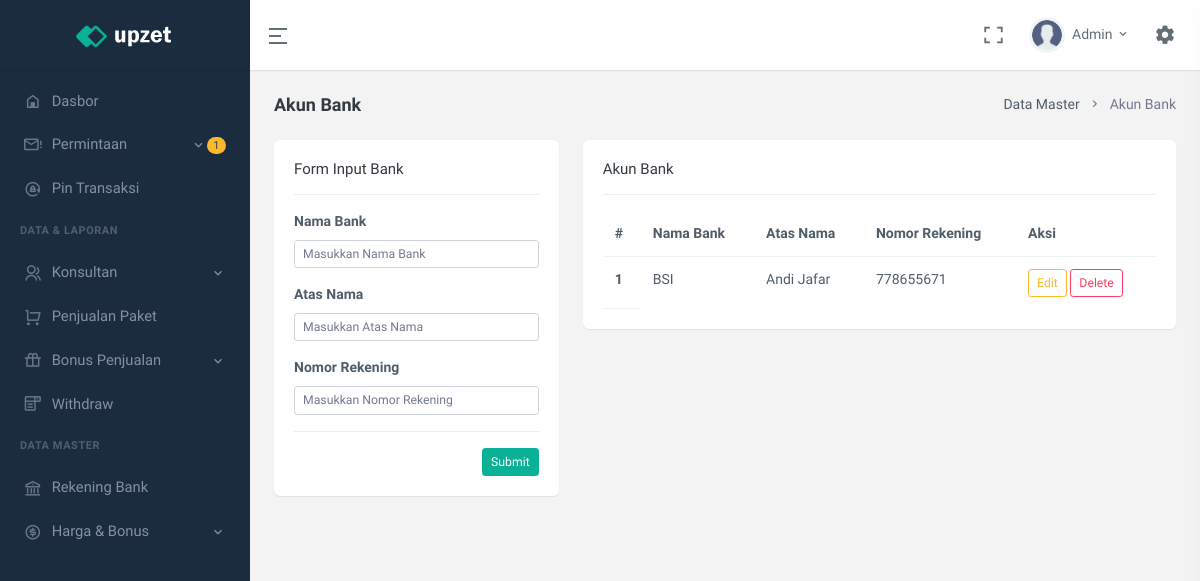
/akun-bank-admin.php (signed in), run on an earlier commit of the app's database.
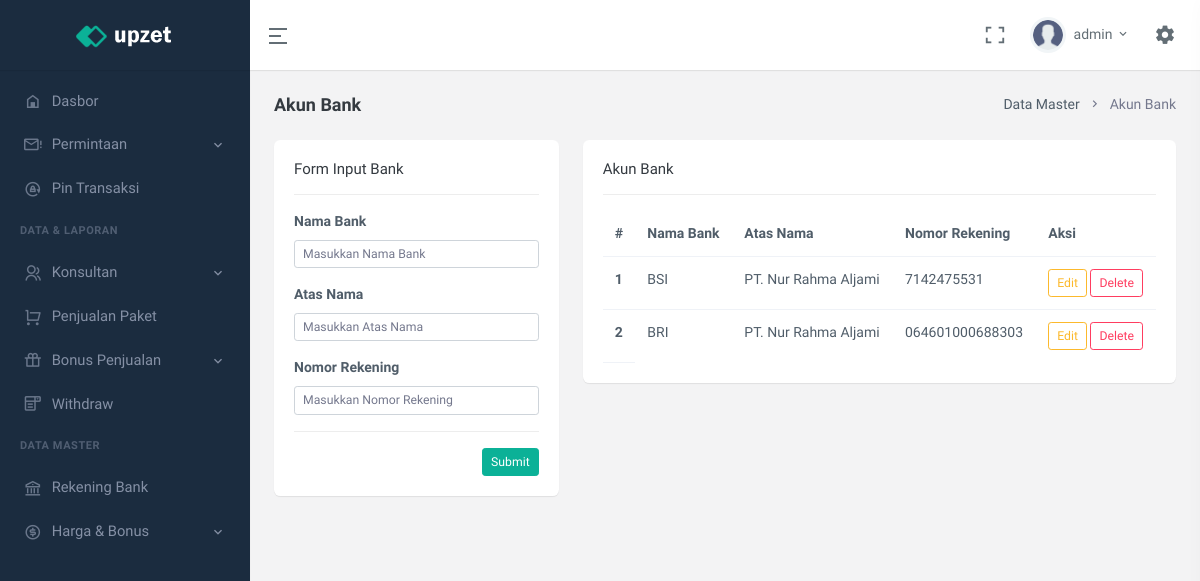
And on a later commit of the database.
### tables this page shows
CREATE TABLE `user` (
  `id` int(11) UNSIGNED NOT NULL,
  `code_referral` varchar(7) NOT NULL,
  `email` varchar(250) NOT NULL,
  `name` varchar(25) NOT NULL,
  `no_telpn` varchar(25) NOT NULL,
  `password` text NOT NULL,
  `role_user` enum('ADMIN','OWNER','KONSULTAN') NOT NULL DEFAULT 'KONSULTAN',
  `upline` varchar(7) NOT NULL DEFAULT 'ADMIN',
  `status` enum('AKTIF','TIDAK AKTIF') NOT NULL DEFAULT 'TIDAK AKTIF',
  `join_date` datetime NOT NULL
);

CREATE TABLE `data_bank_admin` (
  `id` int(11) UNSIGNED NOT NULL,
  `nama_bank` varchar(150) NOT NULL,
  `atas_nama` varchar(250) NOT NULL,
  `no_rek` text NOT NULL
);

### modal/ConnectionsClass.php (called while the page is built, shortened)
<?php
class ConnectionsClass{
    private $servername = "localhost";
    private $username = "root";
    private $password = "";
    private $dbname = "nrj_tour";
    protected function dbConn(){
        $connect = new mysqli($this->servername, $this->username, $this->password, $this->dbname);
        if($connect){
            return $connect;
        }
    }
    protected function dbCheck(?string $tableName = null){
        $sql = "SHOW TABLES LIKE '" . $tableName . "'";
        $exe = $this->dbConn()->query($sql);
        $result = $exe->num_rows;
        return $result;
    }
}
?>

### modal/userClass.php (called while the page is built, shortened)
<?php
class userClass extends ConnectionsClass{
    private $table_name = "user";
    public function __construct(){
        if($this->dbCheck($this->table_name) == 0){
            $sql = "CREATE TABLE " . $this->table_name . " (
                id INT(11) UNSIGNED AUTO_INCREMENT PRIMARY KEY,
                code_referral VARCHAR(7) NOT NULL UNIQUE,
                email VARCHAR(250) NOT NULL UNIQUE,
                name VARCHAR(25) NOT NULL,
                no_telpn VARCHAR(25) NOT NULL UNIQUE,
                password TEXT NOT NULL,
                role_user ENUM('ADMIN','OWNER','KONSULTAN') NOT NULL DEFAULT 'KONSULTAN',
                upline VARCHAR(7) NOT NULL DEFAULT 'ADMIN',
                status ENUM('AKTIF','TIDAK AKTIF') NOT NULL DEFAULT 'TIDAK AKTIF',
                join_date DATETIME NOT NULL
            )";
            $this->dbConn()->query($sql);
            $this->dbConn()->close();
        }
    }
    public function selectUser(?string $param = null, ?string $key1 = null, ?string $key2 = null, ?string $key3 = null, ?string $key4 = null){
        if($param == "oneCondition"){
            $sql = "SELECT * FROM " . $this->table_name . " WHERE " . $key1 . " = '" . $key2 . "' ORDER BY join_date DESC";
        }elseif($param == "checkForUpdate"){
            $sql = "SELECT * FROM " . $this->table_name . " WHERE " . $key1 . " = '" . $key2 . "' AND code_referral <> '" . $key3 . "'";
        }
        $exe = $this->dbConn()->query($sql);
        while($rows = $exe->fetch_assoc()){
            $data[] = $rows;
        }
        $result["data"] = $data;
        $result["nums"] = $exe->num_rows;
        return $result;
    }
}
?>

### config/userLogin.php (called while the page is built, shortened)
<?php
require_once "modal/ConnectionsClass.php";
require_once "modal/dataBankClass.php";
require_once "modal/dataPenjualanClass.php";
require_once "modal/withdrawClass.php";
require_once "modal/userClass.php";
$userClass = new userClass();
$dataLogin = $userClass->selectUser("oneCondition","code_referral",$_SESSION['id_nrjtour']);
foreach($dataLogin['data'] as $row){
    $name = $row['name'];
    $role_user = $row['role_user'];
}
?>

### modal/withdrawClass.php (called while the page is built, shortened)
<?php
class withdrawClass extends ConnectionsClass{
    private $table_name = "withdraw";
    public function __construct(){
        if($this->dbCheck($this->table_name) == 0){
            $sql = "CREATE TABLE " . $this->table_name . " (
                id INT(11) UNSIGNED AUTO_INCREMENT PRIMARY KEY,
                code_referral VARCHAR(7) NOT NULL,
                nominal DOUBLE NOT NULL,
                status ENUM('PENDING','DITOLAK','SUCCESS') NOT NULL DEFAULT 'PENDING',
                date DATETIME NOT NULL
            )";
            $this->dbConn()->query($sql);
            $this->dbConn()->close();
        }
    }
    public function selectWithdraw(?string $param = null, ?string $key1 = null, ?string $key2 = null){
        if($param == "oneCondition"){
            $sql = "SELECT * FROM " . $this->table_name . " WHERE " . $key1 . " = '" . $key2 . "' ORDER BY date DESC";
        }else{
            $sql = "SELECT * FROM " . $this->table_name . " ORDER BY date DESC";
        }
        $exe = $this->dbConn()->query($sql);
        $result["data"] = $data;
        $result["nums"] = $exe->num_rows;
        return $result;
    }
}
?>

### modal/dataPenjualanClass.php (called while the page is built, shortened)
<?php
class dataPenjualanClass extends ConnectionsClass{
    private $table_name = "data_penjualan";
    public function selectDataPenjualan(?string $param = null, ?string $key1 = null, ?string $key2 = null, ?string $key3 = null, ?string $key4 = null){
        if($param == "oneCondition"){
            $sql = "SELECT * FROM " . $this->table_name . " WHERE " . $key1 . " = '" . $key2 . "' ORDER BY date DESC";
        }elseif($param == "dateUser"){
            $sql = "SELECT * FROM " . $this->table_name . " WHERE perekrut = '" . $key1 . "' AND (date >= '" . $key2 . " 00:00:00' AND date <= '" . $key3 . " 23:59:59') ORDER BY date DESC LIMIT 1";
        }elseif($param == "dateKonsultan"){
            $sql = "SELECT * FROM " . $this->table_name . " WHERE perekrut = '" . $key1 . "' AND (date >= '" . $key2 . " 00:00:00' AND date <= '" . $key3 . " 23:59:59') ORDER BY date DESC";
        }elseif($param == "date"){
            $sql = "SELECT * FROM " . $this->table_name . " WHERE date >= '" . $key1 . " 00:00:00' AND date <= '" . $key2 . " 23:59:59' ORDER BY date DESC";
        }else{
            $sql = "SELECT * FROM " . $this->table_name . " ORDER BY date DESC";
        }
        $exe = $this->dbConn()->query($sql);
        while($rows = $exe->fetch_assoc()){
            $data[] = $rows;
        }
        $result["data"] = $data;
        $result["nums"] = $exe->num_rows;
        return $result;
    }
}
?>

### modal/dataBankClass.php (called while the page is built, shortened)
<?php
class dataBankClass extends ConnectionsClass{
    private $table_name = "data_bank_admin";
    public function selectDataBank(?string $param = null, ?string $key1 = null, ?string $key2 = null, ?string $key3 = null, ?string $key4 = null){
        if($param == "allData"){
            $sql = "SELECT * FROM " . $this->table_name;
        }elseif($param == "idData"){
            $sql = "SELECT * FROM " . $this->table_name . " WHERE id = '" . $key1 . "' ORDER BY id DESC";
        }elseif($param == "checkUpdate"){
            $sql = "SELECT id FROM " . $this->table_name . " WHERE nama_bank = '" . $key1 . "' AND atas_nama = '" . $key2 . "' AND no_rek = '" . $key3 . "' AND id <> '" . $key4 . "'";
        }elseif($param == "checkInsert"){
            $sql = "SELECT id FROM " . $this->table_name . " WHERE nama_bank = '" . $key1 . "' AND atas_nama = '" . $key2 . "' AND no_rek = '" . $key3 . "'";
        }
        $exe = $this->dbConn()->query($sql);
        while($rows = $exe->fetch_assoc()){
            $data[] = $rows;
        }
        $result["data"] = $data;
        $result["nums"] = $exe->num_rows;
        return $result;
    }
}
?>

### config/akunBankAdminConfig.php (the view, shortened to what the changed rows need)
<?php
$dataBankClass = new dataBankClass();
function dataTable(){
    global $dataBankClass;
    $num = 1;
    $dataTable = $dataBankClass->selectDataBank("allData");
    foreach($dataTable['data'] as $row){
        echo '<tr>
                <th scope="row">' . $num++ . '</th>
                <td>' . $row['nama_bank'] . '</td>
                <td>' . $row['atas_nama'] . '</td>
                <td>' . $row['no_rek'] . '</td>
                <td>
                    <a href="akun-bank-admin?id=' . $row['id'] . '&param=edit" class="btn btn-outline-warning btn-sm">Edit</a>
                    <a href="akun-bank-admin?id=' . $row['id'] . '&param=delete" class="btn btn-outline-danger btn-sm">Delete</a>
                </td>
            </tr>';
    }
}
?>

### partial/topBar.php (shortened to what the changed rows need)
<header id="page-topbar">
    <div class="navbar-header">
        <div class="d-flex">
            <div class="dropdown d-inline-block user-dropdown">
                <button type="button" class="btn header-item waves-effect" id="page-header-user-dropdown"
                    data-bs-toggle="dropdown" aria-haspopup="true" aria-expanded="false">
                    <img class="rounded-circle header-profile-user" src="assets/images/users/avatar-2.png"
                        alt="Header Avatar">
                    <span class="d-none d-xl-inline-block ms-1"><?= explode(" ",$name)[0] ?></span>
                    <i class="mdi mdi-chevron-down d-none d-xl-inline-block"></i>
                </button>
            </div>
        </div>
    </div>
</header>

### partial/sideBar.php (shortened to what the changed rows need)
<?php
    $dataPenjualanClass = new dataPenjualanClass();
    $withdrawClass = new withdrawClass();
?>
<div class="vertical-menu">
    <div data-simplebar class="h-100">
        <div id="sidebar-menu">
            <ul class="metismenu list-unstyled" id="side-menu">
                <?php
                    if($role_user == "ADMIN"){
                        $dataNotif = $dataPenjualanClass->selectDataPenjualan("all");
                        $orderNumPendingNotif = 0;
                        $orderNumPendingPelunansanNotif = 0;
                        foreach($dataNotif['data'] as $row){
                            if($row['status'] == "PENDING"){
                                $orderNumPendingNotif += 1;
                            }elseif($row['status'] == "MENUNGGU KONFIRMASI PELUNASAN"){
                                $orderNumPendingPelunansanNotif += 1;
                            }
                        }
                        $dataWd = $withdrawClass->selectWithdraw("oneCondition", "status", "PENDING");
                        $wdnUMPending = $dataWd['nums'];
                ?>
                    <li>
                        <a href="javascript: void(0);" class="has-arrow waves-effect">
                            <i class="mdi mdi-email-alert-outline"></i>
                            <?php if($orderNumPendingNotif + $orderNumPendingPelunansanNotif + $wdnUMPending > 0){ ?>
                                <span class="badge rounded-pill bg-warning text-dark float-end"><?= $orderNumPendingNotif + $orderNumPendingPelunansanNotif + $wdnUMPending ?></span>
                            <?php } ?>
                            <span>Permintaan</span>
                        </a>
                    </li>
                <?php } ?>
            </ul>
        </div>
    </div>
</div>

What changed in the data, as far as the page shows it:
changed user: name "Admin" → "admin"; role_user "1" → (not shown)
changed data_bank_admin "BSI": atas_nama "Andi Jafar" → "PT. Nur Rahma Aljami"; no_rek "778655671" → "7142475531"
added data_bank_admin: nama_bank "BRI", atas_nama "PT. Nur Rahma Aljami", no_rek "064601000688303"
